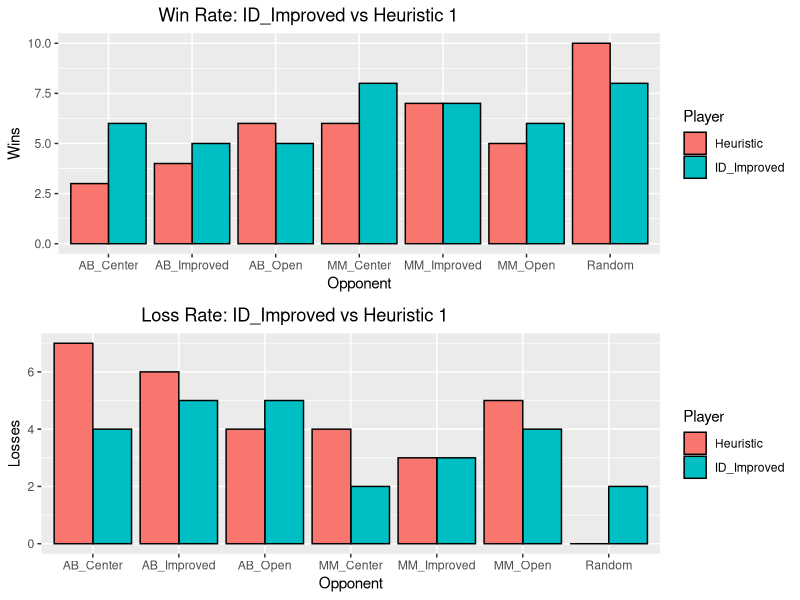
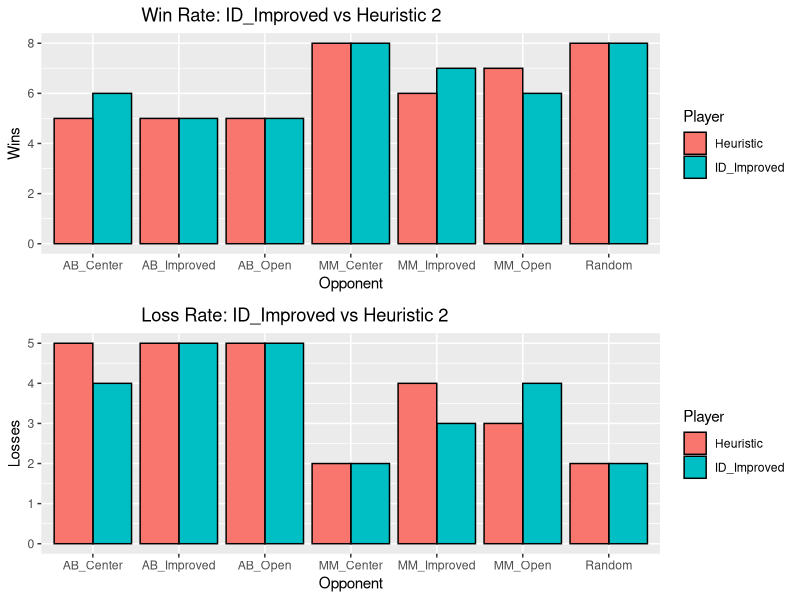
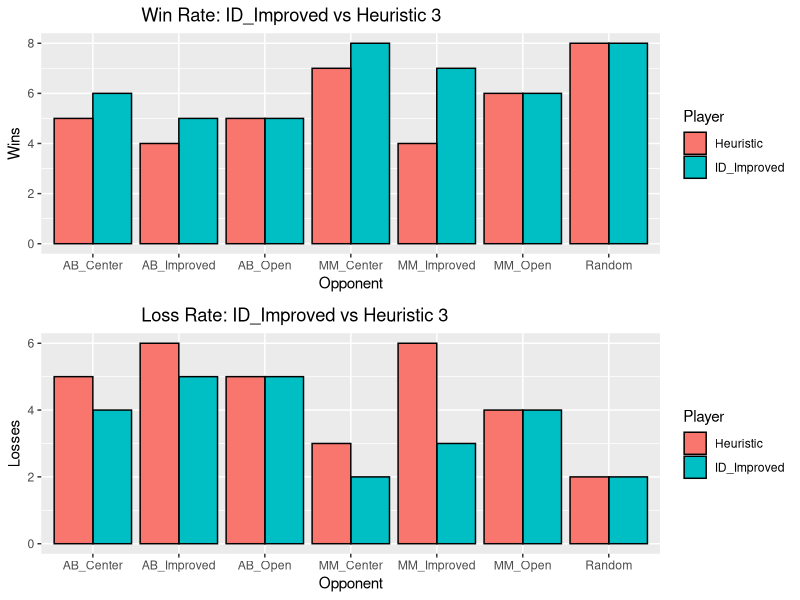

Generate these figures, in order, with R:
## ---- chunk 1
knitr::opts_chunk$set(echo = TRUE)
## ---- chunk 2
library(ggplot2 )
library(gridExtra)
win_rate <- data.frame (
                  Player = c(rep("ID_Improved", 7), rep("Heuristic", 7)),
                  Opponent = c("Random","MM_Open","MM_Center","MM_Improved","AB_Open","AB_Center","AB_Improved"), 
                  Wins  = c(8,6,8,7,5,6,5,10,5,6,7,6,3,4), 
                  Losses = c(2,4,2,3,5,4,5,0,5,4,3,4,7,6)
                )
plot1 <- ggplot(win_rate, aes(x=Opponent, y=Wins, fill=Player)) + geom_bar(stat="identity", position = 'dodge',colour="black") +ggtitle ("                    Win Rate: ID_Improved vs Heuristic 1")
plot2 <- ggplot(win_rate, aes(x=Opponent, y=Losses, fill=Player)) + geom_bar(stat="identity", position = 'dodge',colour="black") +ggtitle ("                    Loss Rate: ID_Improved vs Heuristic 1")
grid.arrange(plot1, plot2, nrow=2)
## ---- chunk 3
library(ggplot2 )
library(gridExtra)
win_rate <- data.frame (
                  Player = c(rep("ID_Improved", 7), rep("Heuristic", 7)),
                  Opponent = c("Random","MM_Open","MM_Center","MM_Improved","AB_Open","AB_Center","AB_Improved"), 
                  Wins  = c(8,6,8,7,5,6,5,8,7,8,6,5,5,5), 
                  Losses = c(2,4,2,3,5,4,5,2,3,2,4,5,5,5)
                )
plot1 <- ggplot(win_rate, aes(x=Opponent, y=Wins, fill=Player)) + geom_bar(stat="identity", position = 'dodge',colour="black") +ggtitle ("                    Win Rate: ID_Improved vs Heuristic 2")
plot2 <- ggplot(win_rate, aes(x=Opponent, y=Losses, fill=Player)) + geom_bar(stat="identity", position = 'dodge',colour="black") +ggtitle ("                    Loss Rate: ID_Improved vs Heuristic 2")
grid.arrange(plot1, plot2, nrow=2)
## ---- chunk 4
library(ggplot2 )
library(gridExtra)
win_rate <- data.frame (
                  Player = c(rep("ID_Improved", 7), rep("Heuristic", 7)),
                  Opponent = c("Random","MM_Open","MM_Center","MM_Improved","AB_Open","AB_Center","AB_Improved"), 
                  Wins  = c(8,6,8,7,5,6,5,8,6,7,4,5,5,4), 
                  Losses = c(2,4,2,3,5,4,5,2,4,3,6,5,5,6)
                )
plot1 <- ggplot(win_rate, aes(x=Opponent, y=Wins, fill=Player)) + geom_bar(stat="identity", position = 'dodge',colour="black") +ggtitle ("                    Win Rate: ID_Improved vs Heuristic 3")
plot2 <- ggplot(win_rate, aes(x=Opponent, y=Losses, fill=Player)) + geom_bar(stat="identity", position = 'dodge',colour="black") +ggtitle ("                    Loss Rate: ID_Improved vs Heuristic 3")
grid.arrange(plot1, plot2, nrow=2)
